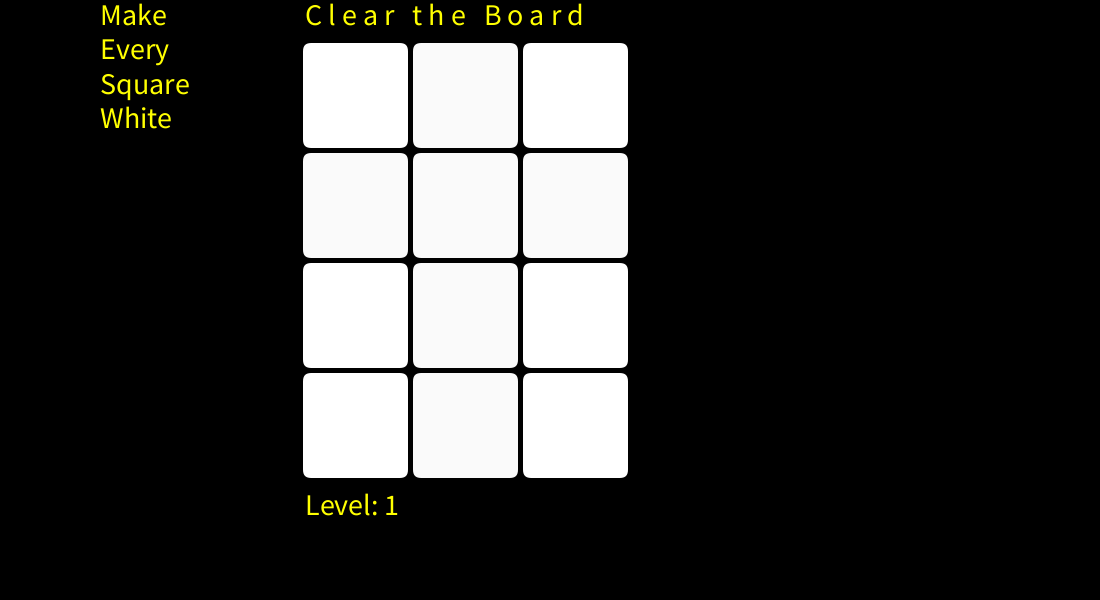
Frame 1 (no input)
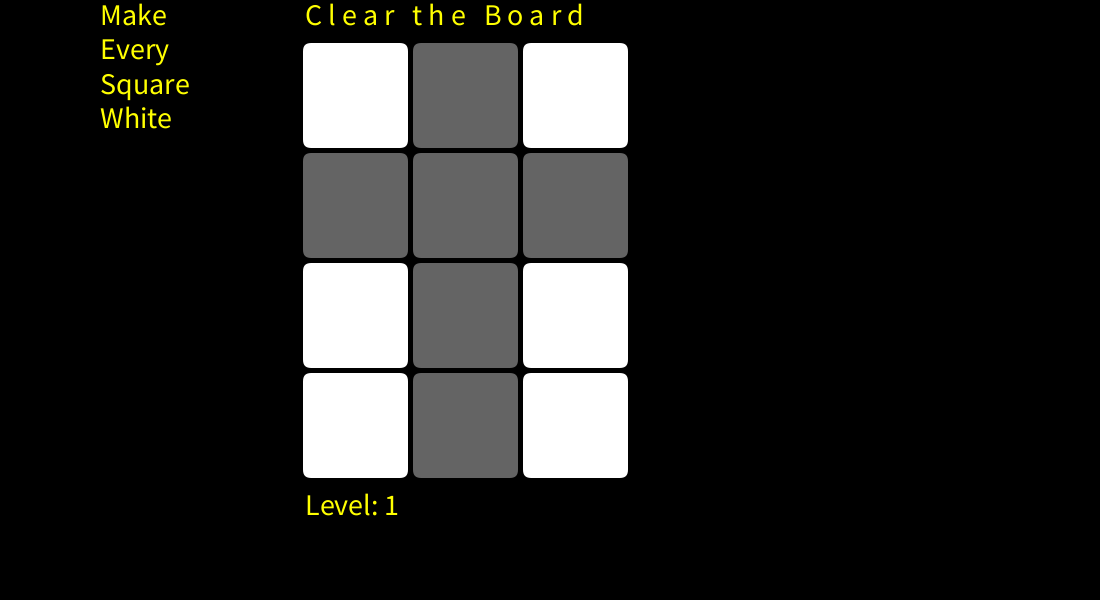
Frame 60 (the mouse pressed at the canvas centre just before this capture)
Frame 120 (the mouse held since frame 60 and released just before this capture): identical to frame 60, image omitted

The Processing sketch that drew these frames (run headless with seeded random() and noise(); from frame 60 on, the mouse is pressed at the canvas centre):

// Processing sketch: ctb
// ── ctb.pde
//THIS VERSION OF 'Clear the Board' GAME MAY NOT APPEAR CORRECTLY ON SMALLER SCREENS.
//TRY REDUCING boardheight BELOW

//EVERY LEVEL HAS A SOLUTION.
//LEVELS WILL CHANGE EVERY TIME YOU PLAY.

void setup() {
size(1100,600);
  strokeWeight(5);
  fill(255);
  textSize(30);
}
int boardheight = 440;

int level = 1;//changing this will not actually skip levels.
boolean first = true;
boolean pause = false;
int numclicks = 1;
int numwide = 3;
int numhigh = 4;
Board main = new Board(300, 40.0, numwide, numhigh, boardheight/numhigh);

void draw() {
  if (first) {
    for (int i = 0; i<1; i++) {
      fakeClick();
    }
    first = false;
  }
  background(0);
    if (level==1){fill(255,255,0);text("Make\nEvery\nSquare\nWhite", 100, 25);}
  fill(255, 255, 0);
  text("C l e a r   t h e   B o a r d", 305, 25);
  text("Level: " + level, 305, 75+boardheight);
  main.display();
  if (win()) {pause=true;}
  fill(255, 255, 0);
  if (pause) {text("BOARD \nCLEAR!\n\nANY \nKEY\nTO\nCONTINUE", 100, 25);}
}
class Square {
  int state;
  float xpos, ypos, pix;
  int col;
  Square(float x, float y, float p) {
    xpos = x;
    ypos = y;
    pix = p;
    state = 0;
    col = 255;
  }
}
class Board {
  float xpos, ypos, squarepx;
  int bwidth, bheight;
  ArrayList<Square> squares = new ArrayList<Square>();
  Board(float x, float y, int bw, int bh, float p) {
    xpos = x;
    ypos = y;
    bwidth = bw;
    bheight = bh;
    squarepx = p;
    for (int i = 0; i<bheight; i++) {
      for (int j = 0; j<bwidth; j++) {
        squares.add(new Square(xpos + j * squarepx, ypos + i * squarepx, squarepx));
      }
    }
  }
  void display() {
    for (int i = 0; i<squares.size(); i++) {
      Square square = squares.get(i);
      if ((square.state==0)&&(square.col<255)) {
        square.col+=5;
      }
      if ((square.state==1)&&(square.col>100)) {
        square.col-=5;
      }
      fill(square.col);
      rect(square.xpos, square.ypos, square.pix, square.pix, 11);
    }
  }
}
void mouseClicked() {
  if (!pause) {
    if (((mouseY>main.ypos)&&(mouseY<main.ypos+main.bheight*main.squarepx))&&((mouseX>main.xpos)&&(mouseX<main.xpos+main.bwidth*main.squarepx))) {
      for (int i = 0; i<main.squares.size(); i++) {
        Square square = main.squares.get(i);
        if (((mouseY>=square.ypos)&&(mouseY<square.ypos+square.pix))||((mouseX>=square.xpos)&&(mouseX<square.xpos+square.pix))) {
          square.state++;
          square.state=square.state%2;
        }
      }
    }
    if (win()) {
      level++; 
      pause = true;
    }
  }
}
void fakeClick() {
  int fx = floor(random(main.xpos, main.xpos+main.bwidth*main.squarepx));
  int fy = floor(random(main.ypos, main.ypos+main.bheight*main.squarepx));
  for (int i = 0; i<main.squares.size(); i++) {
    Square square = main.squares.get(i);
    if (((fy>=square.ypos)&&(fy<square.ypos+square.pix))||((fx>=square.xpos)&&(fx<square.xpos+square.pix))) {
      square.state++;
      square.state=square.state%2;
    }
  }
  if (win()) {
    fakeClick();
  }
}
boolean win() {
  for (int i = 0; i<main.squares.size(); i++) {
    Square square = main.squares.get(i);
    if (square.state == 1) {
      return false;
    }
  }
  return true;
}
void keyPressed() {
  if (pause) {
    pause = false;
    numclicks++;
    if (numclicks%2==1) {
      numwide++;
    } else if (numclicks%3==1) {
      numhigh++;
    } else if (numclicks%5==1) {
      numhigh++;
    }
    main = new Board(300, 40.0, numwide, numhigh, boardheight/numhigh);
    ;
    for (int i = 0; i<level; i++) {
      fakeClick();
    }
  }
}
